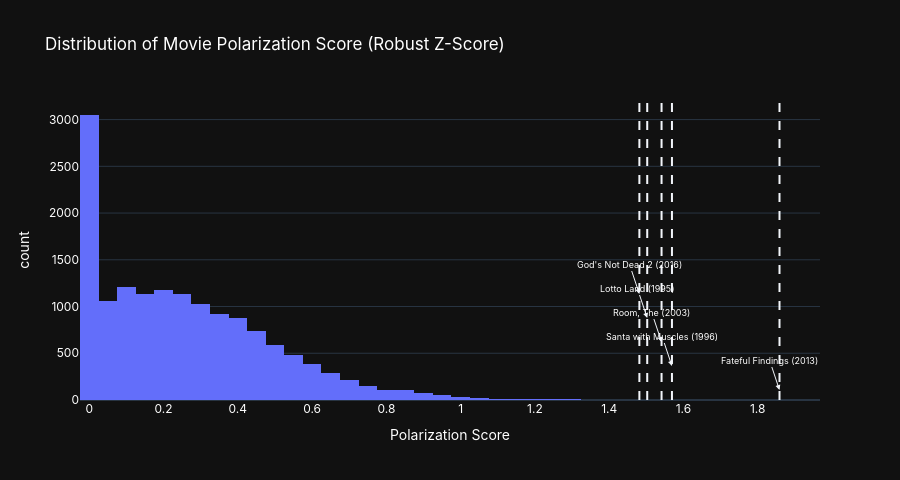

The code cell stored with this chart in its notebook:
### Markdown cell above
### 6.4 Movie Anomaly — Polarization Histogram

### Code cell
fig = px.histogram(
    movie_scores,
    x='polarization_score',
    nbins=60,
    title='Distribution of Movie Polarization Score (Robust Z-Score)',
    labels={'polarization_score': 'Polarization Score'},
)
for i, (_, row) in enumerate(movie_scores.head(5).iterrows()):
    label = str(row.get('title', row.get('movieId', 'movie')))[:25]
    fig.add_vline(x=row['polarization_score'], line_dash='dash')
    fig.add_annotation(
        x=row['polarization_score'],
        y=0,
        text=label,
        showarrow=True,
        arrowhead=2,
        yshift=10 + i * 24,
        font=dict(size=9, color='white')
    )
fig.update_layout(
    width=900,
    height=480,
    template='plotly_dark',
    paper_bgcolor='#111111',
    plot_bgcolor='#111111',
    font=dict(family='Inter, sans-serif', size=12, color='white'),
)
fig.write_html(os.path.join(FIGURES_OUT, 'movie_polarization_hist.html'))
fig.show()
print('Saved movie_polarization_hist.html')

### Figure 1 — Plotly figure (JSON) as saved in the notebook; plotly's stock layout.template omitted (floating-point values rounded to 4 significant figures; data arrays with more than 128 entries replaced by an {"elided": "..."} marker saying what was removed)
{"data": [{"bingroup": "x", "hovertemplate": "Polarization Score=%{x}<br>count=%{y}<extra></extra>", "legendgroup": "", "marker": {"color": "#636efa", "pattern": {"shape": ""}}, "name": "", "nbinsx": 60, "orientation": "v", "showlegend": false, "type": "histogram", "x": {"elided": "14874 float values"}, "xaxis": "x", "yaxis": "y"}], "layout": {"annotations": [{"arrowhead": 2, "font": {"color": "white", "size": 9}, "showarrow": true, "text": "Fateful Findings (2013)", "x": 1.859, "y": 0, "yshift": 10}, {"arrowhead": 2, "font": {"color": "white", "size": 9}, "showarrow": true, "text": "Santa with Muscles (1996)", "x": 1.569, "y": 0, "yshift": 34}, {"arrowhead": 2, "font": {"color": "white", "size": 9}, "showarrow": true, "text": "Room, The (2003)", "x": 1.541, "y": 0, "yshift": 58}, {"arrowhead": 2, "font": {"color": "white", "size": 9}, "showarrow": true, "text": "Lotto Land (1995)", "x": 1.502, "y": 0, "yshift": 82}, {"arrowhead": 2, "font": {"color": "white", "size": 9}, "showarrow": true, "text": "God's Not Dead 2 (2016)", "x": 1.481, "y": 0, "yshift": 106}], "barmode": "relative", "font": {"color": "white", "family": "Inter, sans-serif", "size": 12}, "height": 480, "legend": {"tracegroupgap": 0}, "paper_bgcolor": "#111111", "plot_bgcolor": "#111111", "shapes": [{"line": {"dash": "dash"}, "type": "line", "x0": 1.859, "x1": 1.859, "xref": "x", "y0": 0, "y1": 1, "yref": "y domain"}, {"line": {"dash": "dash"}, "type": "line", "x0": 1.569, "x1": 1.569, "xref": "x", "y0": 0, "y1": 1, "yref": "y domain"}, {"line": {"dash": "dash"}, "type": "line", "x0": 1.541, "x1": 1.541, "xref": "x", "y0": 0, "y1": 1, "yref": "y domain"}, {"line": {"dash": "dash"}, "type": "line", "x0": 1.502, "x1": 1.502, "xref": "x", "y0": 0, "y1": 1, "yref": "y domain"}, {"line": {"dash": "dash"}, "type": "line", "x0": 1.481, "x1": 1.481, "xref": "x", "y0": 0, "y1": 1, "yref": "y domain"}], "title": {"text": "Distribution of Movie Polarization Score (Robust Z-Score)"}, "width": 900, "xaxis": {"anchor": "y", "domain": [0, 1], "title": {"text": "Polarization Score"}}, "yaxis": {"anchor": "x", "domain": [0, 1], "title": {"text": "count"}}}}
